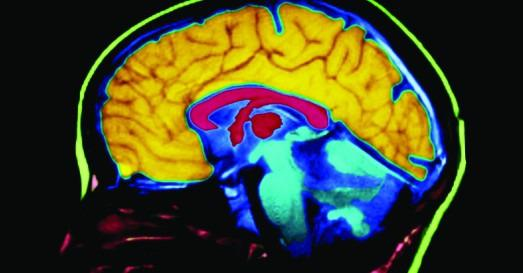
#> input picture Python - Pisahakan layer, Lihat Ukuran, Lihat Tipe Data & Ubah ke Grayscale/Citra1.jpg, 523 x 273 px
$ python main.py
#> lines starting #> are read from the running program, lines starting #| are printed output that depends on the picture
from skimage import io
from copy import deepcopy
from matplotlib import pyplot as plt
import numpy as np


img1 = io.imread("Citra1.jpg")
#> img1 is the input picture: shape (273, 523, 3); mean R, G, B 65.2, 69, 45.4
img = io.imread("Citra1.jpg", as_gray = True)
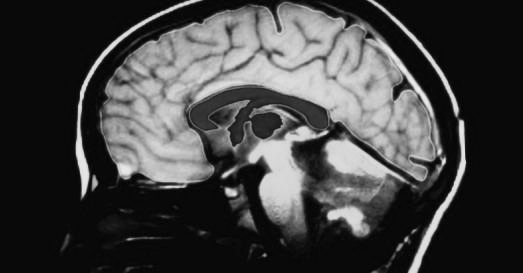
#> img: shape (273, 523) float64; min 0.000565, max 0.941, mean 0.261

print(np.shape(img1))
#| (273, 523, 3)
print(type(img1))
#| <class 'numpy.ndarray'>

plt.figure(1)
plt.subplot(2,2,1)
plt.title("Medical Image Processing")
plt.xlabel("Real image")
plt.imshow(img1)
plt.subplot(2,2,2)
plt.title("Medical Image Processing")
plt.xlabel("Real image")
plt.imshow(img, cmap = 'gray')

plt.show()
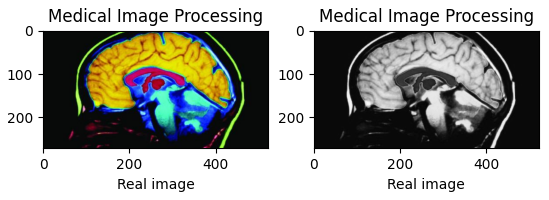
#> figure drawn by matplotlib, 2 panels
